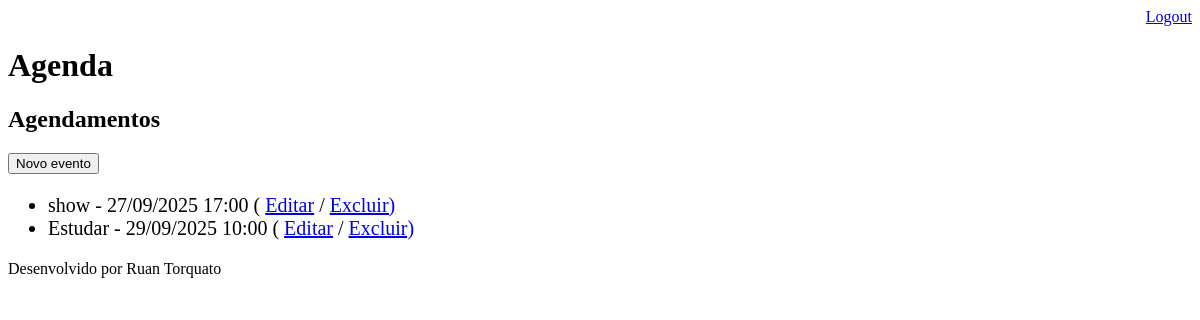
Page /agenda/ (signed in) on the earlier database version.
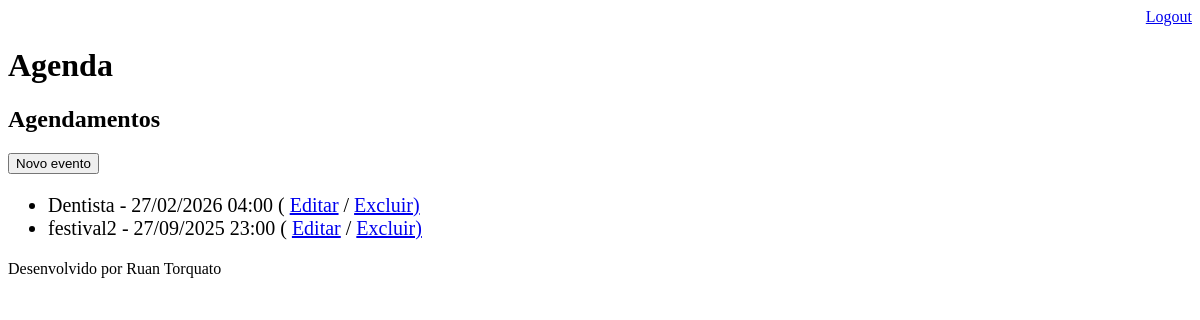
Same page on the later database version.
### core/models.py (models this page shows, shortened)
class Evento(models.Model):
    titulo = models.CharField(max_length=100)
    descricao = models.TextField(blank=True, null=True)
    data_evento = models.DateTimeField(verbose_name="Data de Evento")
    data_criacao = models.DateTimeField(auto_now=True)
    usuario = models.ForeignKey(User, on_delete=models.CASCADE)
    class Meta:
        db_table = 'evento'
    def get_data_evento(self):
        return self.data_evento.strftime('%d/%m/%Y %H:%M')
    def get_evento_atrasado(self):
        if self.data_evento < datetime.now():
            return True
        else:
            return False

### core/views.py (the view)
# urls.py: path('agenda/', views.list_eventos),
@login_required(login_url='/login/')
def list_eventos(request):
    user = request.user
    data_atual = datetime.now() - timedelta(hours=1)
    evento = Evento.objects.filter(usuario=user,
                                   data_evento__gte=data_atual)
    dados = {'eventos': evento}
    return render(request, 'agenda.html', dados)

### templates/agenda.html (shortened to what this page needs)
{% extends "model-page.html" %}
{% block content %}
    <h2>Agendamentos</h2>
    <a href="evento/">
        <button type="button">Novo evento</button>
    </a>
    <ul style="font-size: 20px;">
        {% for evento in eventos %}
            <li>
                <div style=>
                    {{ evento.titulo }} - {{ evento.get_data_evento }}
                    ( <a href="evento/?id={{ evento.id }}">Editar</a>
                    / <a href="evento/delete/{{ evento.id }}/"> Excluir)</a>
                </div>
            </li>
        {% endfor %}
    </ul>
{% endblock %}

### templates/model-page.html
<!DOCTYPE html>
<html lang="en">
<head>
    {% include "model-header.html" %}
</head>
<body>
    {% block content %} {% endblock %}
    {% include "model-footer.html" %}
</body>
</html>

### templates/model-header.html (shortened to what this page needs)
<div align="right">
    <a href="/logout">Logout</a>
</div>
<h1>Agenda</h1>

### templates/model-footer.html
<p>Desenvolvido por Ruan Torquato</p>

Differences in the rows shown:
removed Evento: titulo "show", get_data_evento "27/09/2025 17:00"
removed Evento: titulo "Estudar", get_data_evento "29/09/2025 10:00"
added Evento: titulo "Dentista", get_data_evento "27/02/2026 04:00"
added Evento: titulo "festival2", get_data_evento "27/09/2025 23:00"
